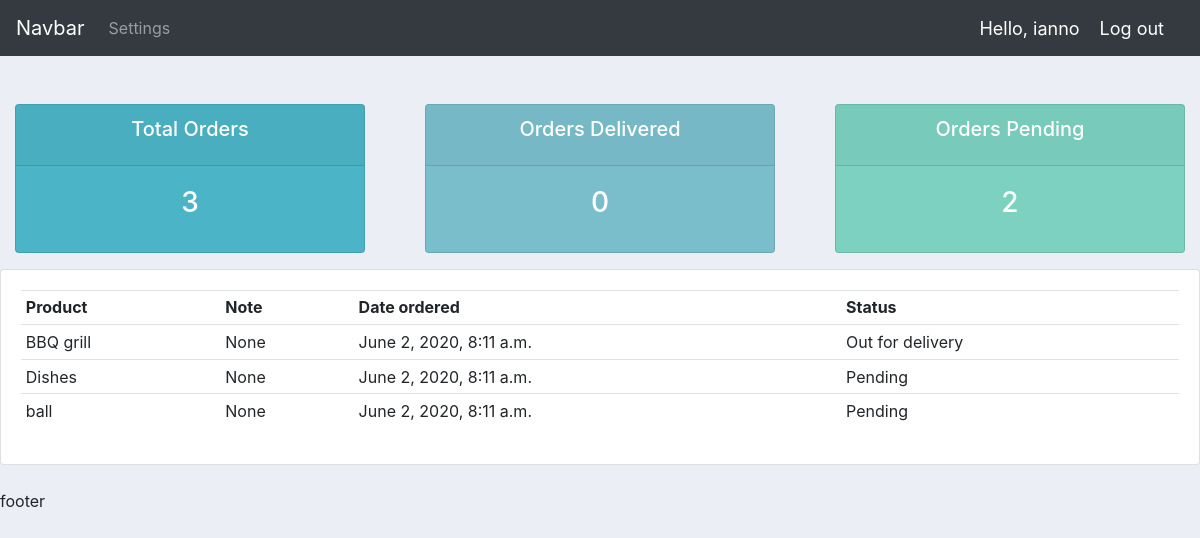
Page /user/ (signed in) on the committed database.
### accounts/models.py (models this page shows, shortened)
class Order(models.Model):
    STATUS = (
        ('Pending', 'Pending'),
        ('Out for delivery', 'Out for delivery'),
        ('Delivered', 'Delivered'),
    )
    customer = models.ForeignKey(Customer, null=True, on_delete=models.SET_NULL)
    product = models.ForeignKey(Product, null=True, on_delete=models.SET_NULL)
    date_created = models.DateTimeField(auto_now_add=True, null=True)
    status = models.CharField(max_length=500, null=True, choices=STATUS)
    note = models.CharField(max_length=500, null=True)

class Product(models.Model):
    CATEGORY = (
        ('Indoor', 'Indoor'),
        ('Out Door', 'Out Door'),
    )
    tag = models.ManyToManyField(Tag)
    name = models.CharField(max_length=500, null=True)
    price = models.FloatField(null=True)
    category = models.CharField(max_length=500, null=True, choices=CATEGORY)
    description = models.CharField(max_length=500, null=True, blank=True)
    date_created = models.DateTimeField(auto_now_add=True, null=True)
    def __str__(self):
        return self.name

### accounts/decorators.py (the view)
        def wrapper_func(request, *args, **kwargs):  # checks the allowed roles and enforces them
            group = None
            if request.user.groups.exists():
                group = request.user.groups.all()[0].name
            if group in allowed_roles:
                return view_func(request, *args, **kwargs)
            else:
                return HttpResponse('You are not authorised to view this page')

### accounts/views.py (called while the page is built)
@login_required(login_url='login')
@allowed_users(allowed_roles=['customer'])  # decorator ensures only an admin can log in into this page
def user_page(request):
    orders = request.user.customer.order_set.all()
    total_orders = orders.count()
    pending_orders = orders.filter(status='Pending').count()
    delivered_orders = orders.filter(status='Delivered').count()
    context_dict = {
        'orders': orders,
        'total_orders': total_orders,
        'pending_orders': pending_orders,
        'delivered_orders': delivered_orders,
    }
    return render(request, 'accounts/users.html', context=context_dict)

### templates/accounts/users.html
{% extends 'accounts/main.html' %}
{% block content %}
{% include 'accounts/status.html' %}
    <div class="row">
        <div class="col-md">
            <div class="card card-body">
                <table class="table table-sm">
                    <tr>
                        <th>Product</th>
                        <th>Note</th>
                        <th>Date ordered</th>
                        <th>Status</th>
                    </tr>
                    {% for order in orders %}
                    <tr>
                        <td>{{order.product}}</td>
                        <td>{{order.note}}</td>
                        <td>{{order.date_created}}</td>
                        <td>{{order.status}}</td>
                    </tr>
                    {% endfor %}
                </table>
            </div>
        </div>
    </div>
{% endblock %}

### templates/accounts/navbar.html (shortened to what this page needs)
<nav class="navbar navbar-expand-lg navbar-dark bg-dark">
  <a class="navbar-brand" href="#">Navbar</a>
  <div class="collapse navbar-collapse" id="navbarNavDropdown">
    <ul class="navbar-nav">
      {% if request.user.is_staff %}
      <li class="nav-item active">
        <a class="nav-link" href="{% url 'home' %}">Dashboard </a>
      </li>
      <li class="nav-item">
        <a class="nav-link" href="{% url 'products' %}">Products</a>
      </li>
      {% else %}
      <li class="nav-item">
        <a class="nav-link" href="{% url 'account' %}">Settings</a>
      </li>
      {% endif %}
    </ul>
  </div>
  <span class="nav_user">Hello, {{request.user}} </span>
  <span ><a class="nav_user" href="{% url 'logout' %}">Log out</a> </span>
</nav>

### static/css/main.css (style rules this page uses)
body { background-color: #ebeff5; }

### templates/accounts/navbar.html (style rules this page uses)
.nav_user { font-size: 18px; color: #fff; margin-right: 20px; }

### rows in the picture
Order: product "BBQ grill", note "None", date_created "June 2, 2020, 8:11 a.m.", status "Out for delivery"
Order: product "Dishes", note "None", date_created "June 2, 2020, 8:11 a.m.", status "Pending"
Order: product "ball", note "None", date_created "June 2, 2020, 8:11 a.m.", status "Pending"

### other values in the picture
{{ request.user }} "ianno"
{{ total_orders }} "3"
{{ delivered_orders }} "0"
{{ pending_orders }} "2"
